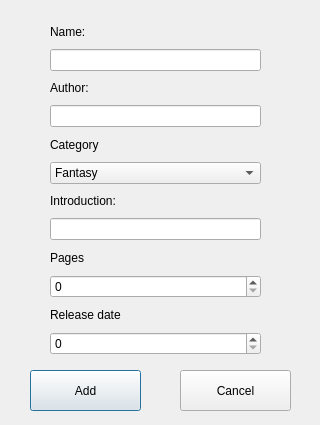
<?xml version="1.0" encoding="UTF-8"?>
<ui version="4.0">
 <class>AddBookDialog</class>
 <widget class="QDialog" name="AddBookDialog">
  <property name="geometry">
   <rect>
    <x>0</x>
    <y>0</y>
    <width>320</width>
    <height>425</height>
   </rect>
  </property>
  <property name="windowTitle">
   <string>Add new book</string>
  </property>
  <widget class="QWidget" name="layoutWidget">
   <property name="geometry">
    <rect>
     <x>50</x>
     <y>20</y>
     <width>211</width>
     <height>335</height>
    </rect>
   </property>
   <layout class="QVBoxLayout" name="verticalLayout">
    <item>
     <widget class="QLabel" name="label">
      <property name="text">
       <string>Name:</string>
      </property>
     </widget>
    </item>
    <item>
     <widget class="QLineEdit" name="bookName"/>
    </item>
    <item>
     <widget class="QLabel" name="label_2">
      <property name="text">
       <string>Author:</string>
      </property>
     </widget>
    </item>
    <item>
     <widget class="QLineEdit" name="bookAuthor"/>
    </item>
    <item>
     <widget class="QLabel" name="label_3">
      <property name="text">
       <string>Category</string>
      </property>
     </widget>
    </item>
    <item>
     <widget class="QComboBox" name="bookCategory">
      <item>
       <property name="text">
        <string>Fantasy</string>
       </property>
      </item>
      <item>
       <property name="text">
        <string>Sci-Fi</string>
       </property>
      </item>
      <item>
       <property name="text">
        <string>Drama</string>
       </property>
      </item>
      <item>
       <property name="text">
        <string>Documentary</string>
       </property>
      </item>
      <item>
       <property name="text">
        <string>Action</string>
       </property>
      </item>
      <item>
       <property name="text">
        <string>Historycal</string>
       </property>
      </item>
      <item>
       <property name="text">
        <string>Comedy</string>
       </property>
      </item>
      <item>
       <property name="text">
        <string>Romance</string>
       </property>
      </item>
     </widget>
    </item>
    <item>
     <widget class="QLabel" name="label_4">
      <property name="text">
       <string>Introduction:</string>
      </property>
     </widget>
    </item>
    <item>
     <widget class="QLineEdit" name="bookIntroduction"/>
    </item>
    <item>
     <widget class="QLabel" name="label_6">
      <property name="text">
       <string>Pages</string>
      </property>
     </widget>
    </item>
    <item>
     <widget class="QSpinBox" name="bookPages">
      <property name="maximum">
       <number>1000</number>
      </property>
     </widget>
    </item>
    <item>
     <widget class="QLabel" name="label_5">
      <property name="text">
       <string>Release date</string>
      </property>
     </widget>
    </item>
    <item>
     <widget class="QSpinBox" name="bookRelease">
      <property name="maximum">
       <number>2021</number>
      </property>
     </widget>
    </item>
   </layout>
  </widget>
  <widget class="QPushButton" name="addBook">
   <property name="geometry">
    <rect>
     <x>30</x>
     <y>370</y>
     <width>111</width>
     <height>41</height>
    </rect>
   </property>
   <property name="text">
    <string>Add</string>
   </property>
  </widget>
  <widget class="QPushButton" name="cancelAction">
   <property name="geometry">
    <rect>
     <x>180</x>
     <y>370</y>
     <width>111</width>
     <height>41</height>
    </rect>
   </property>
   <property name="text">
    <string>Cancel</string>
   </property>
  </widget>
 </widget>
 <resources/>
 <connections/>
</ui>
